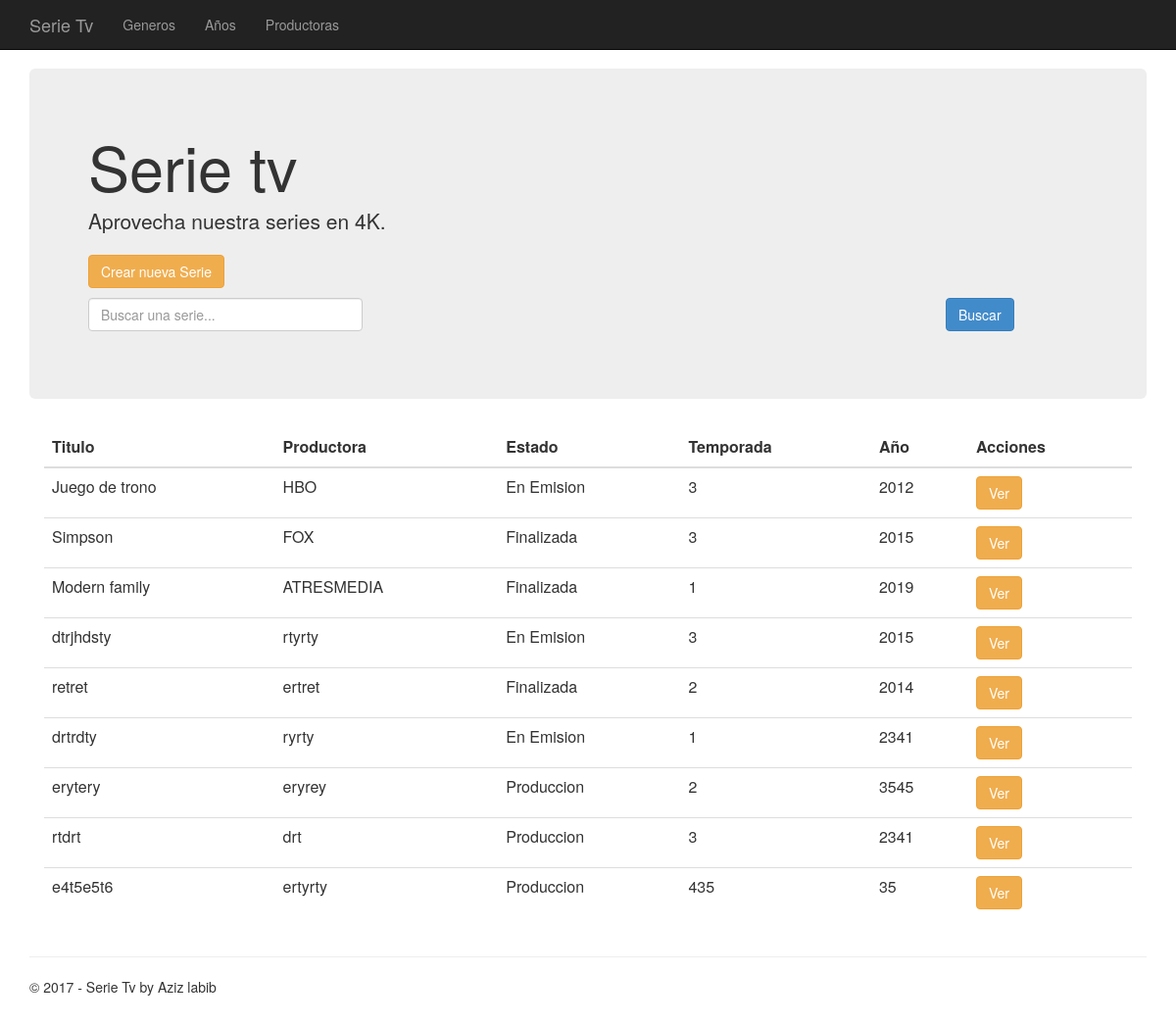
Before: / with the older database file.
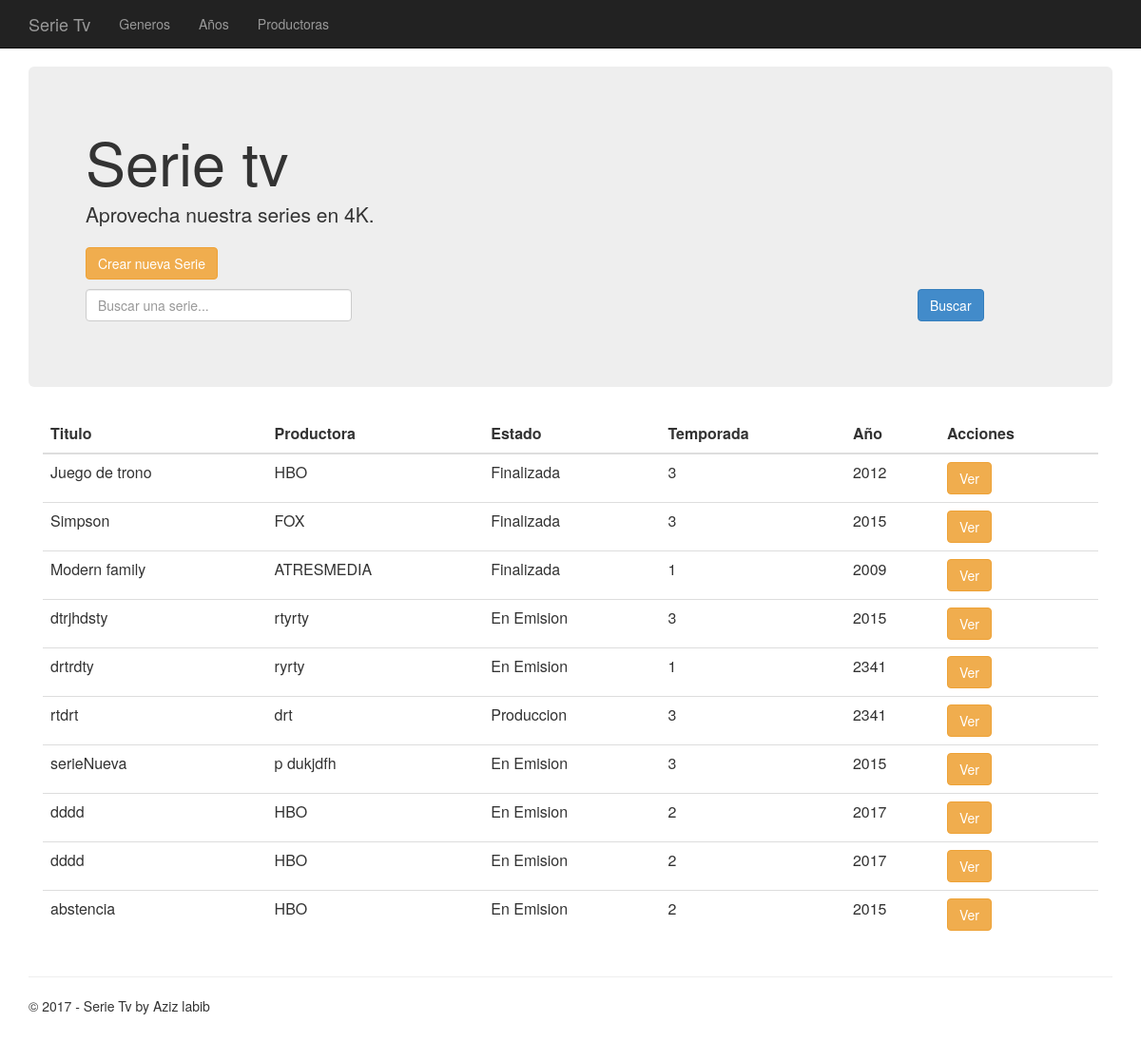
After: the same page with the newer database file.
### app/models.py (models this page shows, shortened)
class Serie(models.Model):
    titulo = models.CharField(max_length=20)
    productora = models.CharField(max_length=10)
    fecha = models.IntegerField()
    temporada = models.IntegerField()
    GENEROS = ((0,"Accion"),(1,"Historica"),(2,"Terror"),(3,"Drama"),(4,"Ficcion"),(5,"Policiaca"))
    genero = models.IntegerField(choices=GENEROS)
    ESTADO = ((0,"Produccion"),(1,"En Emision"),(2,"Finalizada"))
    estado = models.IntegerField(choices=ESTADO)
    def getSeries():
        series = Serie.objects.all()
        return series

### app/views.py (the view)
# urls.py: url(r'^$', app.views.home, name='home'),
def home(request):
    form = FormFilter(request.POST or None)
    series=[]
    errores=[]
    if form.is_valid():
        instance=form.instance.dataFilter
        series = Serie.getSeriesByFilter("todos",instance)
    else:
        series = Serie.getSeries()
    return render(request,
        'app/index.html',
        {
            'title':'Serie tv',
            'series':series,
            'form':form,
            'errores':errores
        })

### app/forms.py
class FormFilter(forms.ModelForm):
    dataFilter=forms.CharField(max_length=20,
                               widget=forms.TextInput({
                                   'class': 'form-control',
                                   'placeholder': 'Buscar una serie...'}))
    class Meta:
        model=ModelFilter
        fields = [
            "dataFilter"
    ]

### app/templates/app/index.html (shortened to what this page needs)
{% extends "app/layout.html" %}
{% block content %}
<div class="jumbotron">
    <h1>{{title}}</h1>
    <p class="lead">Aprovecha nuestra series en 4K.</p>
    <p><a href="{% url 'crear' %}" class="btn btn-warning btn-large">Crear nueva Serie</a></p>
    <form method='POST' action='' >{% csrf_token %}
                <div class="form-group row">
                    <div class="col-md-10">
                        {{ form.dataFilter }}
                    </div>
                    <div class="col-md-2">
                    <button type="submit" class="btn btn-primary">Buscar</button>
                    </div>
                </div>
    </form>
</div>
<div class="container">
<div class="table-responsive">
	<table class="table table-hover">
		<thead>
			<tr>
				<th >Titulo</th>
                <th>Productora</th>
                <th>Estado</th>
                <th>Temporada</th>
                <th>A&ntilde;o</th>
                <th>Acciones</th>
			</tr>
		</thead>
		<tbody>
            {% for serie in series %}
			<tr>
				<td>{{serie.titulo}}</td>
                <td>{{serie.productora}}</td>
                <td>{{serie.get_estado_display}}</td>
                <td>{{serie.temporada}}</td>
                <td>{{serie.fecha}}</td>
                <td><a role="button" href="{% url 'ver' id=serie.id %}" class="btn btn-warning btn-large">Ver</a></td>
			</tr>
            {% endfor %}
		</tbody>
	</table>
</div>
</div>
{% endblock %}

### app/templates/app/layout.html (shortened to what this page needs)
﻿<!DOCTYPE html>
<html>
<head>
    {% load staticfiles %}
    <link rel="stylesheet" type="text/css" href="{% static 'app/content/bootstrap.min.css' %}" />
    <link rel="stylesheet" type="text/css" href="{% static 'app/content/site.css' %}" />
</head>
<body>
    <div class="navbar navbar-inverse navbar-fixed-top">
        <div class="container">
            <div class="navbar-header">
                <a href="/" class="navbar-brand">Serie Tv</a>
            </div>
            <div class="navbar-collapse collapse">
                <ul class="nav navbar-nav">
                    <li><a href="/listar/genero">Generos</a></li>
                    <li><a href="/listar/fecha">A&ntilde;os</a></li>
                    <li><a href="/listar/productora">Productoras</a></li>
                </ul>
            </div>
        </div>
    </div>
    <div class="container body-content">
{% block content %}{% endblock %}
        <hr/>
        <footer>
            <p>&copy; 2017 - Serie Tv by Aziz labib </p>
        </footer>
    </div>
</body>
</html>

### app/static/app/content/site.css (style rules this page uses)
body { padding-top: 50px; padding-bottom: 20px; }
.body-content { padding-left: 15px; padding-right: 15px; }
input, select, textarea { max-width: 280px; }

Changed rows visible on the page:
removed Serie: titulo "retret", productora "ertret", estado "Finalizada", temporada "2", fecha "2014"
removed Serie: titulo "erytery", productora "eryrey", estado "Produccion", temporada "2", fecha "3545"
removed Serie: titulo "e4t5e5t6", productora "ertyrty", estado "Produccion", temporada "435", fecha "35"
changed Serie "Juego de trono": estado "En Emision" → "Finalizada"
changed Serie "Modern family": fecha "2019" → "2009"
added Serie: titulo "serieNueva", productora "p dukjdfh", estado "En Emision", temporada "3", fecha "2015"
added Serie: titulo "dddd", productora "HBO", estado "En Emision", temporada "2", fecha "2017"
added Serie: titulo "dddd", productora "HBO", estado "En Emision", temporada "2", fecha "2017"
added Serie: titulo "abstencia", productora "HBO", estado "En Emision", temporada "2", fecha "2015"
